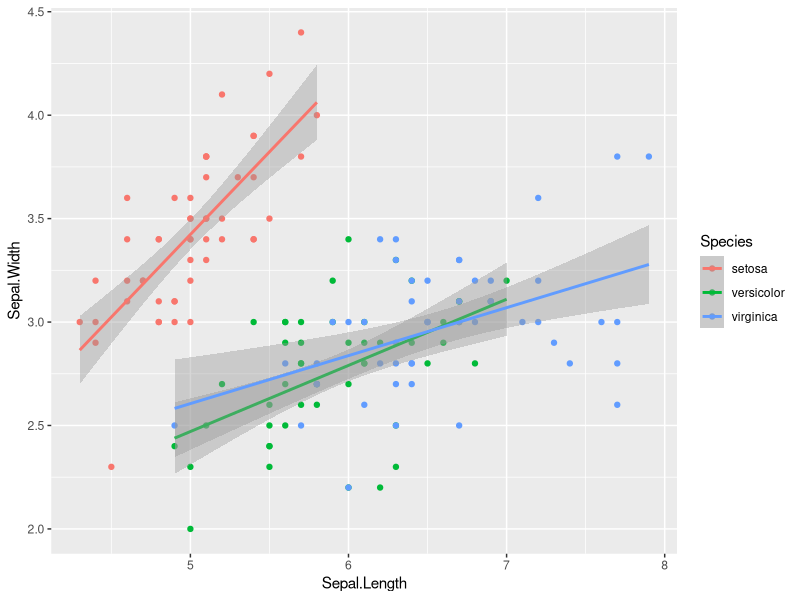
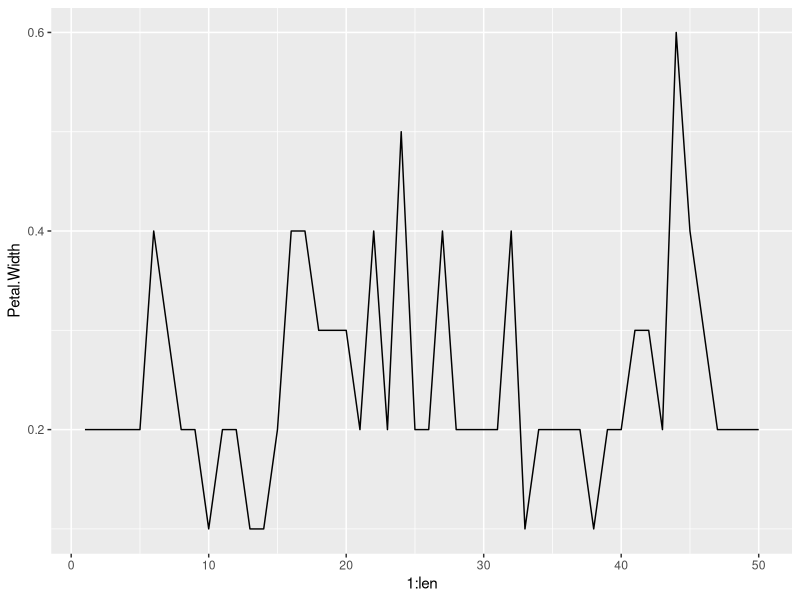
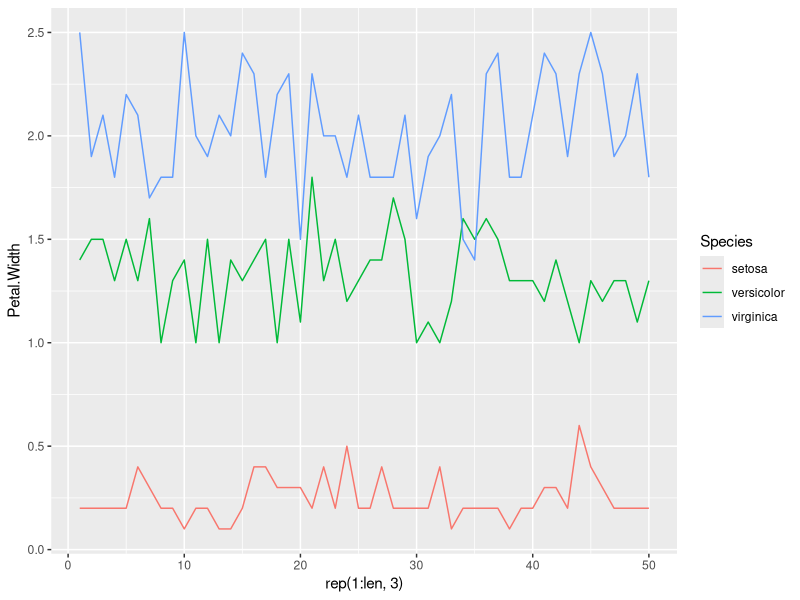
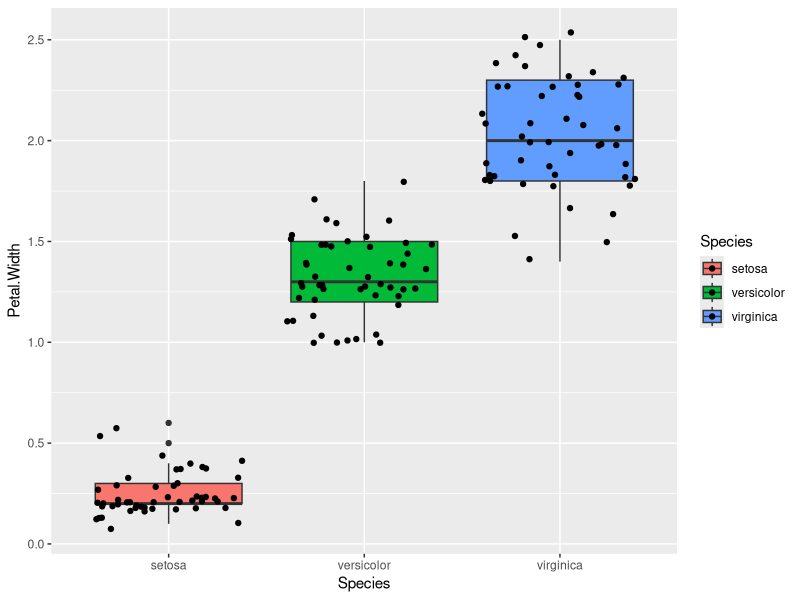

Source code (R) for these figures, in order:
# Template for ggplot2
#ggplot(data = <DATA>, mapping = aes(<MAPPINGS>)) + <GEOM_FUNCTION>()

library(ggplot2)

data('iris')
head(iris)

ggplot(data = iris,
       mapping = aes(x = Sepal.Length,
                     y = Sepal.Width,
                     color = Species)) +
  geom_point() +
  geom_smooth(method = 'lm')


#Example 2
aux <- iris$Species ==  'setosa'
len <- sum(aux, na.rm = TRUE)
len
ggplot(data = iris[iris$Species == 'setosa',],
       mapping = aes(x = 1:len,
                     y = Petal.Width)) +
         geom_line()
       
ggplot(data = iris,
       mapping = aes(x = rep(1:len,3),
                     y = Petal.Width,
                     color = Species)) +
  geom_line()


#Example Boxplot
ggplot(data = iris,
       mapping = aes(x = Species,
                     y = Petal.Width,
                     fill = Species)) +
  geom_boxplot() +
  geom_jitter()
